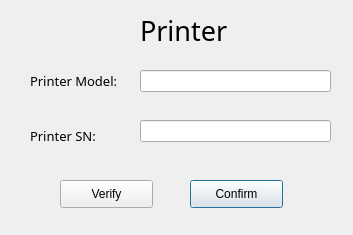
<?xml version="1.0" encoding="UTF-8"?>
<ui version="4.0">
 <class>Dialog</class>
 <widget class="QDialog" name="Dialog">
  <property name="geometry">
   <rect>
    <x>0</x>
    <y>0</y>
    <width>353</width>
    <height>235</height>
   </rect>
  </property>
  <property name="windowTitle">
   <string>Dialog</string>
  </property>
  <widget class="QLabel" name="title">
   <property name="geometry">
    <rect>
     <x>140</x>
     <y>10</y>
     <width>121</width>
     <height>41</height>
    </rect>
   </property>
   <property name="font">
    <font>
     <family>Product Sans</family>
     <pointsize>20</pointsize>
    </font>
   </property>
   <property name="text">
    <string>Printer</string>
   </property>
  </widget>
  <widget class="QLineEdit" name="unitV_text">
   <property name="geometry">
    <rect>
     <x>140</x>
     <y>120</y>
     <width>191</width>
     <height>22</height>
    </rect>
   </property>
  </widget>
  <widget class="QPushButton" name="confirm_button">
   <property name="geometry">
    <rect>
     <x>190</x>
     <y>180</y>
     <width>93</width>
     <height>28</height>
    </rect>
   </property>
   <property name="text">
    <string>Confirm</string>
   </property>
  </widget>
  <widget class="QLabel" name="label_2">
   <property name="geometry">
    <rect>
     <x>30</x>
     <y>120</y>
     <width>101</width>
     <height>31</height>
    </rect>
   </property>
   <property name="font">
    <font>
     <family>Product Sans Light</family>
     <pointsize>10</pointsize>
    </font>
   </property>
   <property name="text">
    <string>Printer SN:</string>
   </property>
  </widget>
  <widget class="QLineEdit" name="unitSN_text">
   <property name="geometry">
    <rect>
     <x>140</x>
     <y>70</y>
     <width>191</width>
     <height>22</height>
    </rect>
   </property>
  </widget>
  <widget class="QLabel" name="label">
   <property name="geometry">
    <rect>
     <x>30</x>
     <y>65</y>
     <width>111</width>
     <height>31</height>
    </rect>
   </property>
   <property name="font">
    <font>
     <family>Product Sans Light</family>
     <pointsize>10</pointsize>
    </font>
   </property>
   <property name="text">
    <string>Printer Model:</string>
   </property>
  </widget>
  <widget class="QPushButton" name="check_button">
   <property name="geometry">
    <rect>
     <x>60</x>
     <y>180</y>
     <width>93</width>
     <height>28</height>
    </rect>
   </property>
   <property name="text">
    <string>Verify</string>
   </property>
  </widget>
 </widget>
 <tabstops>
  <tabstop>unitSN_text</tabstop>
  <tabstop>unitV_text</tabstop>
  <tabstop>check_button</tabstop>
  <tabstop>confirm_button</tabstop>
 </tabstops>
 <resources/>
 <connections/>
</ui>
